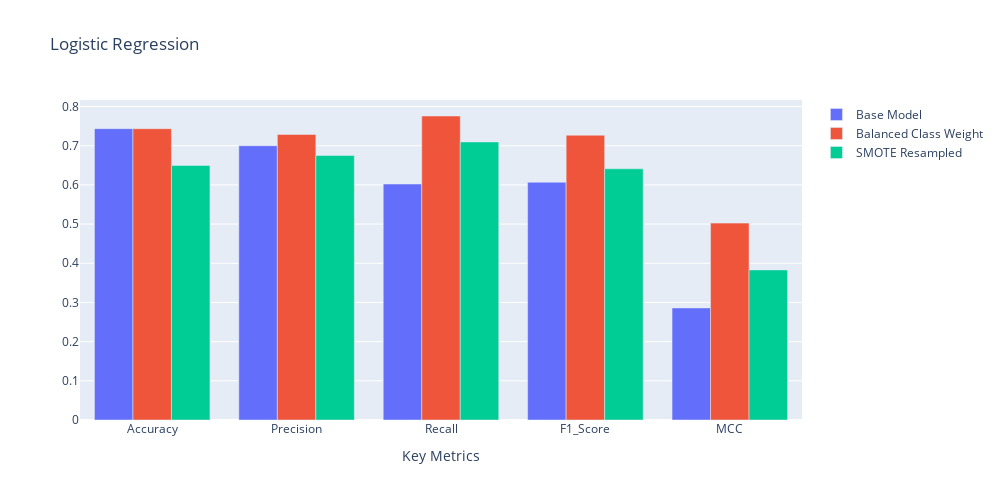

Here is the notebook cell this chart was saved with:
### Markdown cell above
### Comparison and Evaluation of Models

### Code cell
import plotly.graph_objects as go

base = go.Bar(x=base_res.index, y=base_res['Logistic Regression'], name='Base Model')
balanced_classweight = go.Bar(x=balanced_res.index, y=balanced_res['Balanced Logistic Regression'], name='Balanced Class Weight')
resampled = go.Bar(x=resampled_res.index, y=resampled_res['Resampled Logistic Regression'], name='SMOTE Resampled')

fig = go.Figure(data=[base, balanced_classweight, resampled])

fig.update_layout(
    width=1000, height=500,
    title='Logistic Regression',
    xaxis_title='Key Metrics',
    yaxis_title=' ',
    barmode='group'  # change to 'stack' if you want stacked bars
)

fig.show()

### Figure 1 — Plotly figure (JSON) as saved in the notebook; plotly's stock layout.template omitted (floating-point values rounded to 4 significant figures)
{"data": [{"name": "Base Model", "type": "bar", "x": ["Accuracy", "Precision", "Recall", "F1_Score", "MCC"], "y": [0.7436, 0.7001, 0.6022, 0.6069, 0.286]}, {"name": "Balanced Class Weight", "type": "bar", "x": ["Accuracy", "Precision", "Recall", "F1_Score", "MCC"], "y": [0.7436, 0.7288, 0.7759, 0.7268, 0.5025]}, {"name": "SMOTE Resampled", "type": "bar", "x": ["Accuracy", "Precision", "Recall", "F1_Score", "MCC"], "y": [0.6496, 0.675, 0.7096, 0.6411, 0.383]}], "layout": {"barmode": "group", "height": 500, "title": {"text": "Logistic Regression"}, "width": 1000, "xaxis": {"autorange": true, "range": [-0.5, 4.5], "title": {"text": "Key Metrics"}, "type": "category"}, "yaxis": {"autorange": true, "range": [0, 0.8167], "title": {"text": " "}, "type": "linear"}}}
